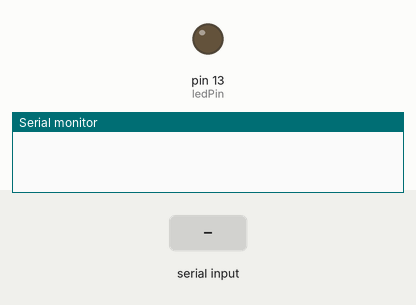
Bench run of a sketch on a simulated Arduino Uno, built with avr-gcc and run on an emulated ATmega328P. Parts: output pins drawn as LEDs (lit = HIGH), the last lines printed to the serial monitor. Inputs (shaded band) come from the test bench.

Above: at 1.2 s.
1.3 s: "90,45\n" received over Serial
At 2.1 s:
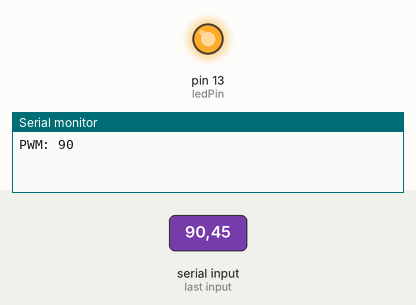
2.8 s: "30,150\n" received over Serial
At 3.2 s:
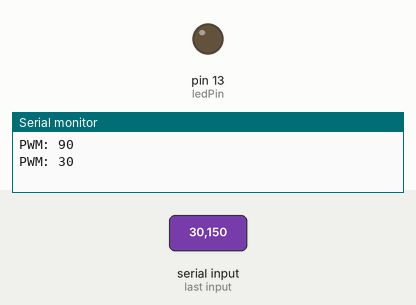
4.3 s: "90\n" received over Serial
At 5.4 s:
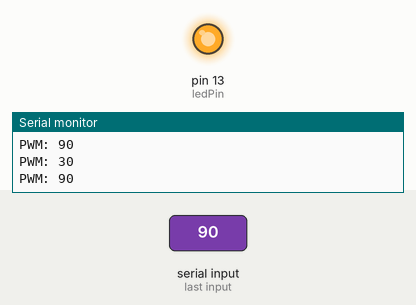
Timing chart, 0 to 7.3 s (numbered marks = the images above; inputs shaded):
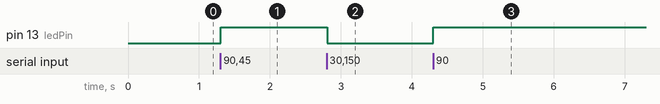

The sketch:

PWM_AND_LED_TESTING.ino
```cpp
const int ledPin = 13;
int pwmValue = 0;

void setup() {
  pinMode(ledPin, OUTPUT);
  Serial.begin(9600);
}

void loop() {
  if (Serial.available()) {
    String input = Serial.readStringUntil('\n');
    input.trim();
    if (input.length() > 0) {
      pwmValue = input.toInt();

      // Optional: print to Serial for debugging (comment this if needed)
      Serial.print("PWM: ");
      Serial.println(pwmValue);

      // 100 km/h ≈ PWM 73 based on map(0–350 km/h → 0–255)
      if (pwmValue >= 73) {
        digitalWrite(ledPin, HIGH);
      } else {
        digitalWrite(ledPin, LOW);
      }
    }
  }
}
```

Measured:
- after the input at 1.3 s, pin 13 (ledPin): LOW → HIGH at once
- after the input at 2.8 s, pin 13 (ledPin): HIGH → LOW at once
- after the input at 4.3 s, pin 13 (ledPin): LOW → HIGH at once
